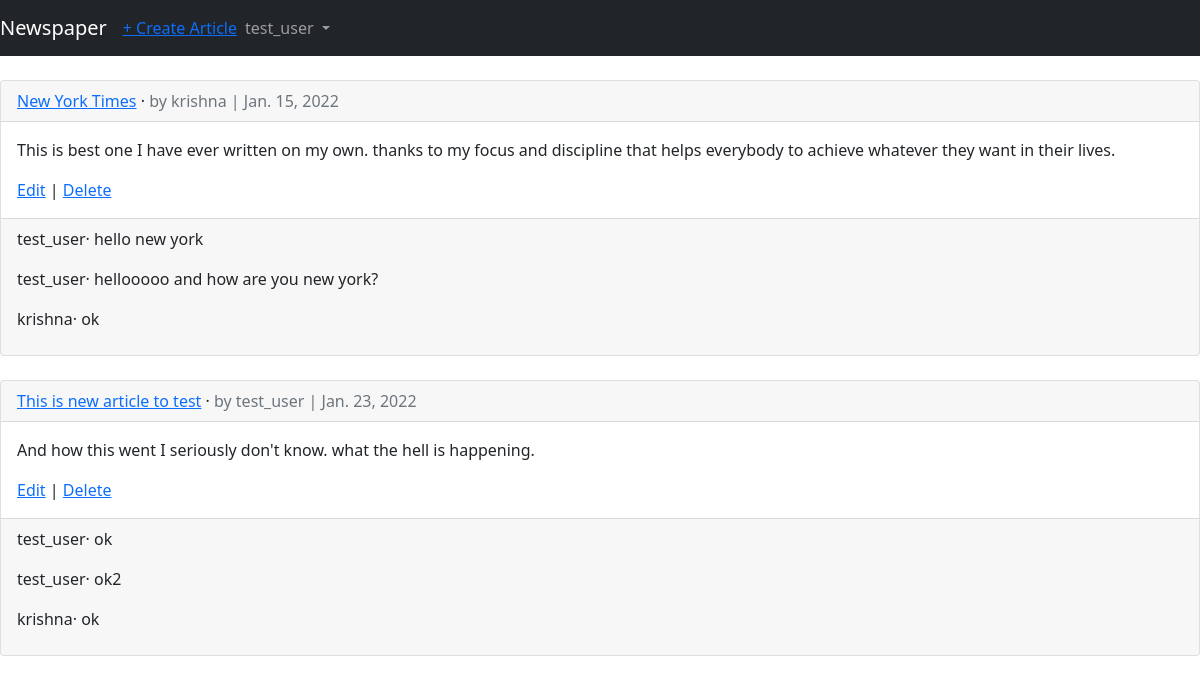
Screenshot of /articles/ (signed in) with the database file from the repository.
### users/models.py (models this page shows)
class CustomUser(AbstractUser):
    age = models.PositiveIntegerField(null=True, blank=True)

### articles/models.py (models this page shows, shortened)
class Article(models.Model):
    title = models.CharField(max_length=200)
    body = models.TextField()
    author = models.ForeignKey(
        get_user_model(), on_delete=models.CASCADE
    )
    date = models.DateField(auto_now_add=True)
    def __str__(self):
        return self.title

class Comment(models.Model):
    article = models.ForeignKey(Article, on_delete=models.CASCADE,
                                related_name='comments')
    comment = models.CharField(max_length=150)
    author = models.ForeignKey(get_user_model(), on_delete=models.CASCADE)
    def __str__(self):
        return self.comment

### articles/views.py (the view)
# urls.py: path('', ArticleListView.as_view(), name='article_list'),
class ArticleListView(LoginRequiredMixin, ListView):
    model = Article
    template_name = 'article_list.html'
    login_url = 'login'

### templates/article_list.html (shortened to what this page needs)
{% extends 'base.html' %}
{% block discription %}
{% for article in object_list %}
<div class="card">
    <div class="card-header"> <span class="font-weight-bold"><a
                href="{% url 'article_details' article.id %}">{{article}}</a></span> &middot;
        <span class="text-muted">by {{ article.author }} |
            {{ article.date }}</span>
    </div>
    <div class="card-body">
        <p>{{ article.body }}</p>
        <a href="{% url 'article_update' article.id %}">Edit</a> | <a
            href="{% url 'article_delete' article.id %}">Delete</a>
    </div>
    <div class="card-footer">
        {% for comment in article.comments.all %}
        <p>
            <span class="font-weight-bold">{{ comment.author }}</span>&middot;
            {{ comment }}
        </p>
        {% endfor %}
    </div>
</div>
<br>
{% endfor %}
{% endblock discription %}

### templates/base.html (shortened to what this page needs)
<!doctype html>
<html lang="en">
<head>
    <link href="https://cdn.jsdelivr.net/npm/bootstrap@5.1.3/dist/css/bootstrap.min.css" rel="stylesheet"
>
</head>
<body>
    <nav class="navbar navbar-expand-md navbar-dark bg-dark mb-4">
        <a class="navbar-brand" href="{% url 'home' %}">Newspaper</a>
        {% if user.is_authenticated %}
        <ul class="navbar-nav mr-auto">
            <li class="nav-item"><a href="{% url 'article_new' %}">+ Create Article</a></li>
        </ul>
        {% endif %}
        <div class="collapse navbar-collapse" id="navbarNavDarkDropdown">
            {% if user.is_authenticated %}
            <ul class="navbar-nav ml-auto">
                <li class="nav-item dropdown"> <a class="nav-link dropdown-toggle" href="#"
                        id="navbarDarkDropdownMenuLink" data-bs-toggle="dropdown" aria-haspopup="true"
                        aria-expanded="false">
                        {{ user.username }}
                    </a>
                </li>
            </ul>
            {% else %}
            <form class="row row-cols-lg-auto g-3 align-items-center"> <a href="{% url 'login' %}"
                    class="btn btn-outline-secondary">
                    Log In</a> <a href="{% url 'signup' %}" class="btn btn-primary ml-2">Sign up</a>
            </form>
            {% endif %}
        </div>
    </nav>
    <div>
        {% block discription %}
        {% endblock discription %}
    </div>
</body>
</html>

### rows the page displays
CustomUser: username "test_user"
Article: title "New York Times", author "krishna", date "Jan. 15, 2022", body "This is best one I have ever written on my own. thanks to my focus and discipline that helps everybody to achieve whatever they want in their lives."
Comment: author "test_user", comment "hello new york"
Comment: author "test_user", comment "hellooooo and how are you new york?"
Comment: author "krishna", comment "ok"
Article: title "This is new article to test", author "test_user", date "Jan. 23, 2022", body "And how this went I seriously don't know. what the hell is happening."
Comment: author "test_user", comment "ok"
Comment: author "test_user", comment "ok2"
Comment: author "krishna", comment "ok"
